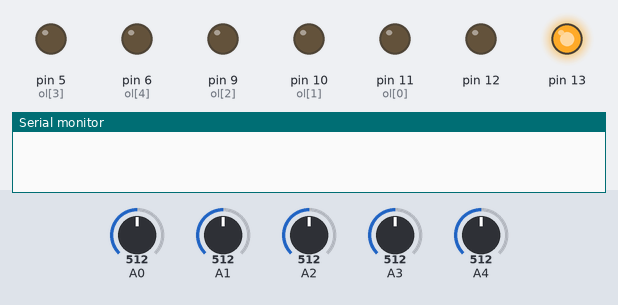
Recording of a sketch running on a simulated Arduino Uno, built with avr-gcc and run on an emulated ATmega328P. Parts: output pins drawn as LEDs (lit = HIGH), the last lines printed to the serial monitor. The inputs (shaded band) are chosen by the test bench; at power-on: A0 = 512, A1 = 512, A2 = 512, A3 = 512, A4 = 512.

Above: at 1.2 s.
1.3 s: A0 set to 408
2.8 s: A0 set to 388
At 3.8 s:
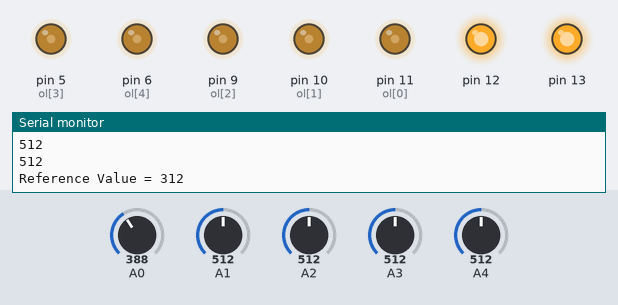
At 5.4 s:
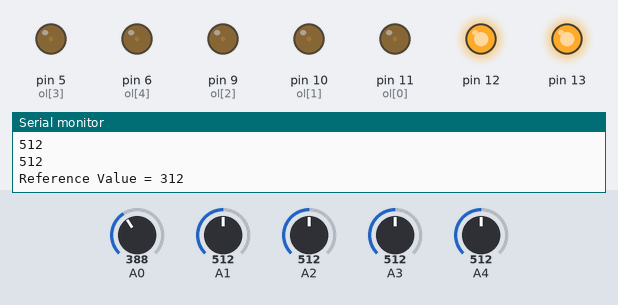
Timing chart, 0 to 6.9 s (numbered marks = the images above; inputs shaded):
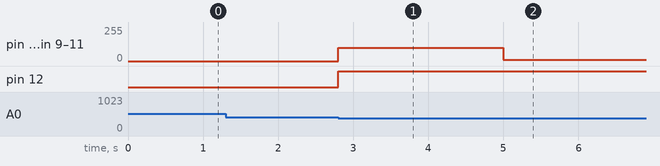

The sketch:

Automatic_Streat_Light.ino
```cpp
int sv[5], rv[5], sum;
const int ol[5] = {11, 10, 9, 5, 6};
const int it = 400;
unsigned long cm, diff[5];
unsigned long pm[5] = {0, 0, 0, 0, 0};
int sl[5] = {0, 0, 0, 0, 0};

void setup() {
  Serial.begin(9600);
  pinMode(12, OUTPUT);
  pinMode(13, OUTPUT);
  digitalWrite(13, HIGH);
}

void loop() {
  digitalWrite(12, LOW);
  for (int i = 0; i < 5; i++)
    analogWrite(ol[i], 0);
  sum = 0;
  sv[0] = analogRead(14);
  if (analogRead(14) < it) {
    for (int i = 0; i < 5; i++)
      analogWrite(ol[i], 10);
    for (int i = 1; i < 5; i++) {
      int j = i + 14;
      rv[i] = analogRead(j) / 4;
      Serial.println(analogRead(j));
      sum = sum + rv[i];
    }
    digitalWrite(12, HIGH);
    sum = sum - 200;
    Serial.print("Reference Value = ");
    Serial.println(sum);

    while (analogRead(14) < it)
    {

      for (int i = 0; i < 5; i++)
        sl[i] = 0;

      cm = millis();

      for (int i = 1; i < 5; i++)
      {
        int j = i + 14;
        sv[i] = analogRead(j);
      }

      for (int i = 1; i < 5; i++)
      {
        diff[i] = cm - pm[i];

        if (sv[i] < sum || diff[i] < 5000)  {
          assign(i);
          if (sv[i] < sum)
            pm[i] = millis();
        }
      }

      for (int i = 0; i < 5; i++)
      {
        if (sl[i] == 1)
          analogWrite(ol[i], 100);
        else
          analogWrite(ol[i], 10);
      }
    }
  }
}


void assign(int m)
{
  int k = m + 1;
  int j = m - 1;
  for (j; j < k; j++)
    sl[j] = 1;
}
```

Measured:
- the behaviour switches between 400 and 399 on A0 (found by bisection; images 0 and 1)
- after the input at 1.3 s, every drawn part: stays the same
- after the input at 2.8 s, pin 5 (ol[3]), pin 6 (ol[4]), pin 9 (ol[2]), pin 10 (ol[1]), pin 11 (ol[0]): 0/255 → 100/255 at once, → 10/255 2.2 s later; pin 12: LOW → HIGH at once
